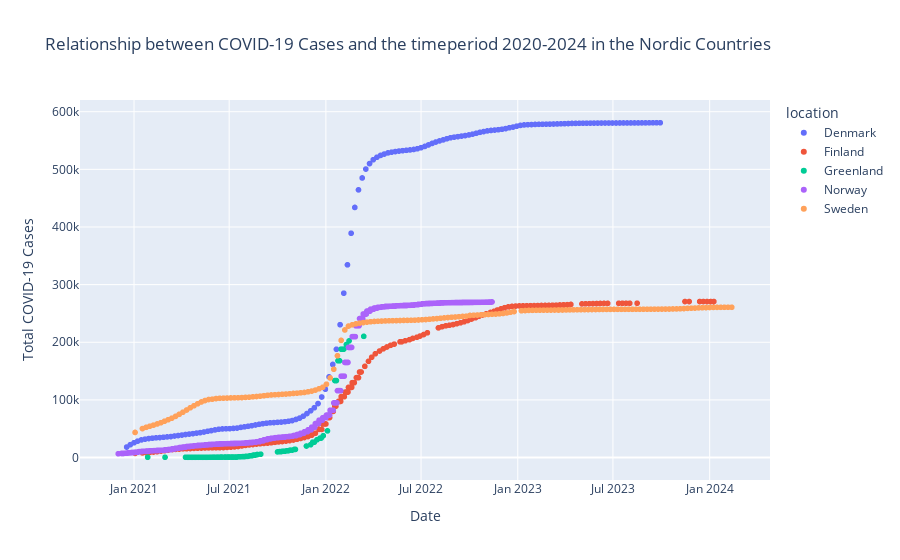

The cell this chart's notebook holds for it:
### Markdown cell above
First up, we show a scatterplot showing how many covid-cases happened over time.

### Code cell
# Filtrer dataene kun for nordic_countries
nordic_data = data_hypothesis_2[data_hypothesis_2['location'].isin(nordic_countries)]

# Opret et scatterplot med plotly
fig = px.scatter(nordic_data, x='date', y='total_cases_per_million', color='location', hover_name='location',
                 labels={'date': 'Date', 'total_cases_per_million': 'Total COVID-19 Cases'},
                 title='Relationship between COVID-19 Cases and the timeperiod 2020-2024 in the Nordic Countries')

# Vis plottet
fig.show()

### Figure 1 — Plotly figure (JSON) as saved in the notebook; plotly's stock layout.template omitted (floating-point values rounded to 4 significant figures; data arrays with more than 128 entries replaced by an {"elided": "..."} marker saying what was removed)
{"data": [{"hovertemplate": "<b>%{hovertext}</b><br><br>location=Denmark<br>Date=%{x}<br>Total COVID-19 Cases=%{y}<extra></extra>", "hovertext": {"elided": "146 str values"}, "legendgroup": "Denmark", "marker": {"color": "#636efa", "symbol": "circle"}, "mode": "markers", "name": "Denmark", "showlegend": true, "type": "scattergl", "x": {"elided": "146 str values"}, "xaxis": "x", "y": {"elided": "146 float values"}, "yaxis": "y"}, {"hovertemplate": "<b>%{hovertext}</b><br><br>location=Finland<br>Date=%{x}<br>Total COVID-19 Cases=%{y}<extra></extra>", "hovertext": {"elided": "183 str values"}, "legendgroup": "Finland", "marker": {"color": "#EF553B", "symbol": "circle"}, "mode": "markers", "name": "Finland", "showlegend": true, "type": "scattergl", "x": {"elided": "183 str values"}, "xaxis": "x", "y": {"elided": "183 float values"}, "yaxis": "y"}, {"hovertemplate": "<b>%{hovertext}</b><br><br>location=Greenland<br>Date=%{x}<br>Total COVID-19 Cases=%{y}<extra></extra>", "hovertext": {"elided": "129 str values"}, "legendgroup": "Greenland", "marker": {"color": "#00cc96", "symbol": "circle"}, "mode": "markers", "name": "Greenland", "showlegend": true, "type": "scattergl", "x": {"elided": "129 str values"}, "xaxis": "x", "y": {"elided": "129 float values"}, "yaxis": "y"}, {"hovertemplate": "<b>%{hovertext}</b><br><br>location=Norway<br>Date=%{x}<br>Total COVID-19 Cases=%{y}<extra></extra>", "hovertext": {"elided": "698 str values"}, "legendgroup": "Norway", "marker": {"color": "#ab63fa", "symbol": "circle"}, "mode": "markers", "name": "Norway", "showlegend": true, "type": "scattergl", "x": {"elided": "698 str values"}, "xaxis": "x", "y": {"elided": "698 float values"}, "yaxis": "y"}, {"hovertemplate": "<b>%{hovertext}</b><br><br>location=Sweden<br>Date=%{x}<br>Total COVID-19 Cases=%{y}<extra></extra>", "hovertext": {"elided": "162 str values"}, "legendgroup": "Sweden", "marker": {"color": "#FFA15A", "symbol": "circle"}, "mode": "markers", "name": "Sweden", "showlegend": true, "type": "scattergl", "x": {"elided": "162 str values"}, "xaxis": "x", "y": {"elided": "162 float values"}, "yaxis": "y"}], "layout": {"legend": {"title": {"text": "location"}, "tracegroupgap": 0}, "title": {"text": "Relationship between COVID-19 Cases and the timeperiod 2020-2024 in the Nordic Countries"}, "xaxis": {"anchor": "y", "domain": [0, 1], "title": {"text": "Date"}}, "yaxis": {"anchor": "x", "domain": [0, 1], "title": {"text": "Total COVID-19 Cases"}}}}
